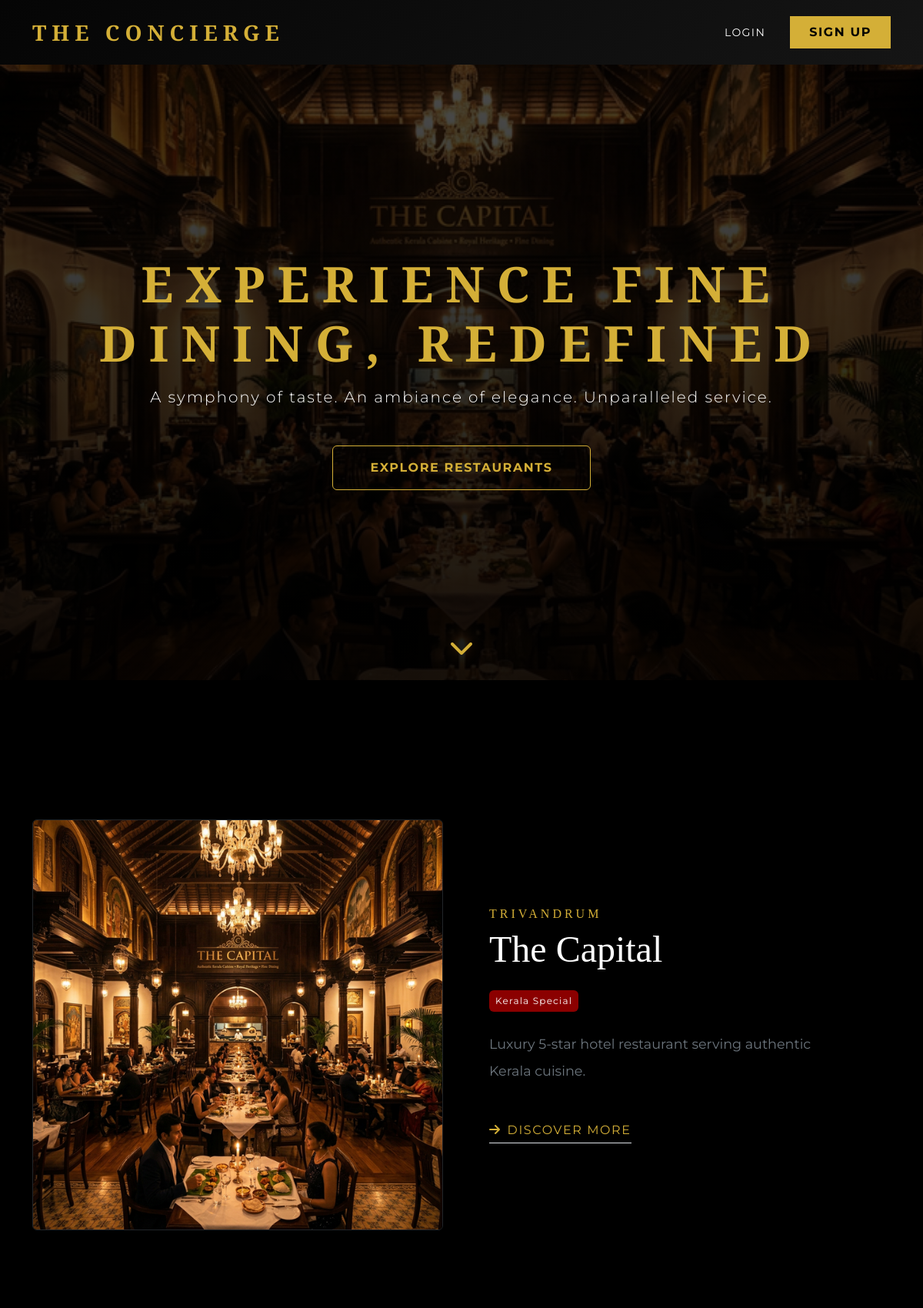
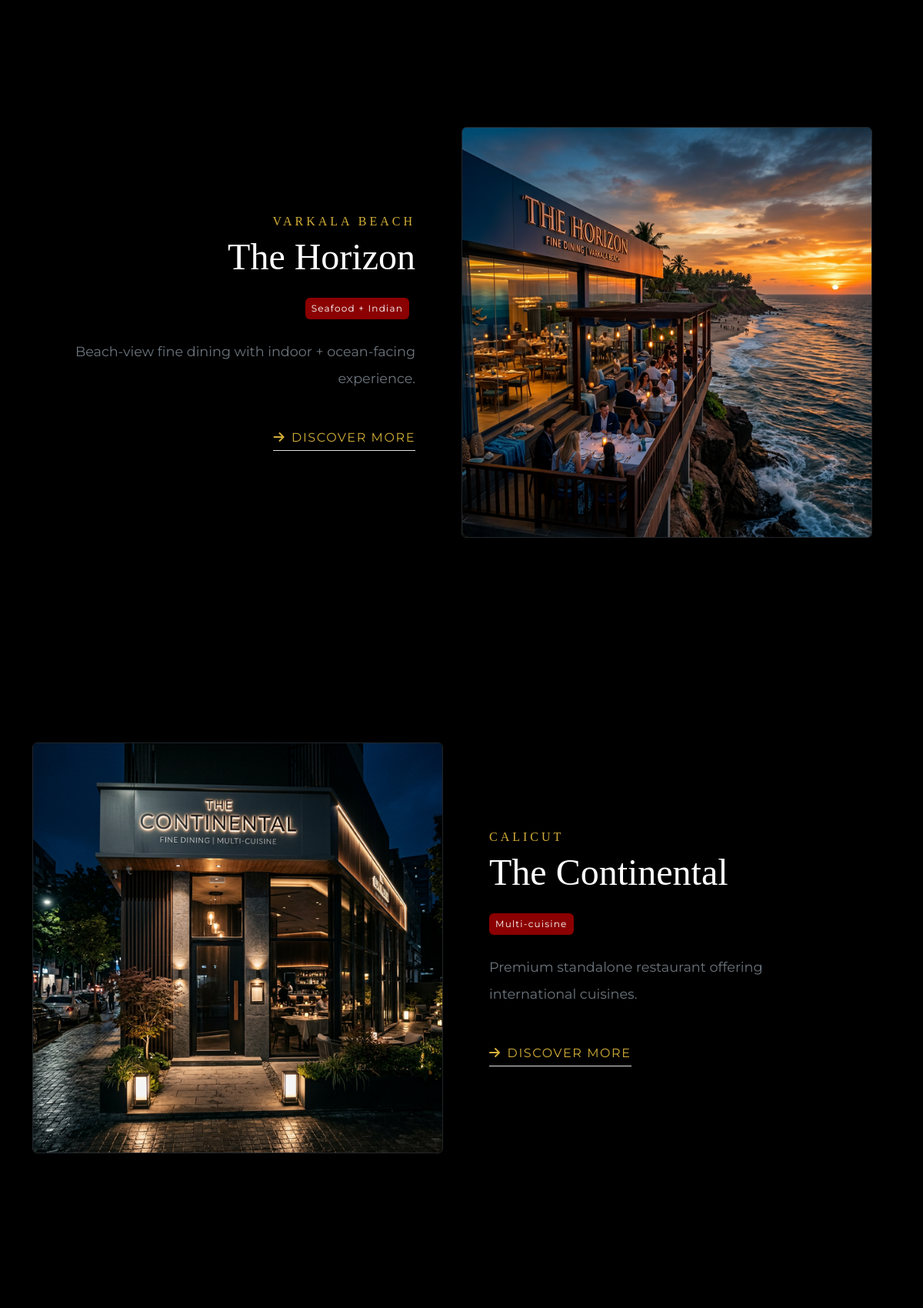
/home/ (upper part), run on the app's committed database (2 pictures, top to bottom).
### core/models.py (models this page shows, shortened)
class Restaurant(models.Model):
    name = models.CharField(max_length=200)
    location = models.CharField(max_length=200)
    description = models.TextField()
    theme = models.CharField(max_length=200)
    cuisine = models.CharField(max_length=200)
    image = models.ImageField(upload_to='restaurants/', null=True, blank=True)

### core/views.py (the view)
# urls.py: path('home/', views.landing, name='landing'),
def landing(request):
    restaurants = Restaurant.objects.all()
    return render(request, 'landing.html', {'restaurants': restaurants})

### templates/landing.html (shortened to what this page needs)
{% extends 'base.html' %}
{% load static %}
{% block content %}
<section
    class="hero-section text-center text-white d-flex flex-column align-items-center justify-content-center position-relative overflow-hidden">
    <div id="heroCarousel" class="carousel slide carousel-fade w-100 h-100 position-absolute top-0 start-0 z-0"
        data-bs-ride="carousel" data-bs-interval="3000">
        <div class="carousel-inner w-100 h-100">
            {% for r in restaurants %}
            <div class="carousel-item {% if forloop.first %}active{% endif %} w-100 h-100">
                <div
                    style="background: linear-gradient(rgba(0, 0, 0, 0.7), rgba(0, 0, 0, 0.9)), url('{% if r.image %}{{ r.image.url }}{% else %}/static/images/placeholder.webp{% endif %}') no-repeat center center/cover; width:100%; height:100%;">
                </div>
            </div>
            {% empty %}
            <div class="carousel-item active w-100 h-100">
                <div
                    style="background: linear-gradient(rgba(0, 0, 0, 0.7), rgba(0, 0, 0, 0.9)), url('/static/images/hero.webp') no-repeat center center/cover; width:100%; height:100%;">
                </div>
            </div>
            {% endfor %}
        </div>
    </div>
    <div class="container position-relative z-1" data-aos="fade-up" data-aos-duration="1500">
        <h1 class="font-secondary display-3 fw-bold tracking-widest text-gold mb-3 text-uppercase">Experience Fine
            Dining, Redefined</h1>
        <p class="lead mb-5 tracking-wider fw-light">A symphony of taste. An ambiance of elegance. Unparalleled service.
        </p>
        <a href="#restaurants"
            class="btn btn-outline-gold px-5 py-3 text-uppercase tracking-wider fw-bold hover-scale">Explore
            Restaurants</a>
    </div>
    <div class="position-absolute bottom-0 mb-4 animate-bounce z-1">
        <a href="#presentation" class="text-gold"><i class="fas fa-chevron-down fa-2x"></i></a>
    </div>
</section>
<section id="presentation" class="bg-black py-5">
    {% for r in restaurants %}
    <div class="container min-vh-100 d-flex align-items-center py-5" data-aos="fade-up" data-aos-duration="1500">
        <div class="row w-100 align-items-center {% if forloop.counter|divisibleby:2 %}flex-row-reverse{% endif %}">
            <div class="col-lg-6 mb-4 mb-lg-0">
                <img src="{% if r.image %}{{ r.image.url }}{% else %}/static/images/placeholder.webp{% endif %}"
                    alt="{{ r.name }}"
                    class="img-fluid border border-dark rounded shadow-lg transition-transform hover-scale">
            </div>
            <div class="col-lg-6 text-{% if forloop.counter|divisibleby:2 %}end{% else %}start{% endif %} px-5">
                <h4 class="text-gold tracking-widest text-uppercase fs-6 mb-2">{{ r.location }}</h4>
                <h2 class="font-secondary display-5 text-white mb-4">{{ r.name }}</h2>
                <div class="mb-4">
                    <span class="badge bg-dark-red p-2 me-2 tracking-wider fw-normal">{{ r.cuisine }}</span>
                </div>
                <p class="text-secondary lh-lg mb-5" style="font-size: 1.1rem;">{{ r.description }}</p>
                <a href="{% url 'restaurant_detail' r.id %}"
                    class="text-gold text-uppercase tracking-wider hover-scale d-inline-block border-bottom border-gold pb-1"><i
                        class="fas fa-arrow-right me-2"></i>Discover More</a>
            </div>
        </div>
    </div>
    {% endfor %}
</section>
{% endblock %}

### templates/base.html (shortened to what this page needs)
{% load static %}
<!DOCTYPE html>
<html lang="en">
<head>
    <link href="https://cdn.jsdelivr.net/npm/bootstrap@5.3.3/dist/css/bootstrap.min.css" rel="stylesheet">
    <link href="https://unpkg.com/aos@2.3.1/dist/aos.css" rel="stylesheet">
    <link rel="stylesheet" href="https://cdnjs.cloudflare.com/ajax/libs/font-awesome/6.4.0/css/all.min.css">
    <link rel="stylesheet" href="{% static 'css/style.css' %}">
</head>
<body class="bg-black text-light font-primary d-flex flex-column min-vh-100">
    {% if request.path != '/' %}
    <nav class="navbar navbar-expand-lg navbar-dark bg-black-gradient sticky-top">
        <div class="container py-2">
            <a class="navbar-brand text-gold font-secondary fs-3 fw-bold tracking-widest" href="{% url 'landing' %}">THE
                CONCIERGE</a>
            <div class="collapse navbar-collapse justify-content-end" id="navbarNav">
                <ul class="navbar-nav align-items-center">
                    {% if user.is_authenticated %}
                    <li class="nav-item">
                        <a class="nav-link text-white text-uppercase tracking-wider fs-7 mx-2 hover-gold"
                            href="{% url 'profile' %}">Profile</a>
                    </li>
                    {% if user.is_staff %}
                    <li class="nav-item">
                        <a class="nav-link text-gold text-uppercase tracking-wider fs-7 mx-2 hover-gold"
                            href="{% url 'admin_dashboard' %}">
                            <i class="fas fa-lock me-2"></i>Admin Port
                        </a>
                    </li>
                    {% endif %}
                    <li class="nav-item">
                        <a class="nav-link text-white text-uppercase tracking-wider fs-7 mx-2 hover-gold"
                            href="{% url 'logout' %}">Logout</a>
                    </li>
                    {% else %}
                    <li class="nav-item">
                        <a class="nav-link text-white text-uppercase tracking-wider fs-7 mx-2 hover-gold"
                            href="{% url 'login' %}">Login</a>
                    </li>
                    <li class="nav-item">
                        <a class="btn btn-gold text-black rounded-0 text-uppercase tracking-wider fw-bold px-4 py-2 ms-3 hover-scale"
                            href="{% url 'signup' %}">Sign Up</a>
                    </li>
                    {% endif %}
                </ul>
            </div>
        </div>
    </nav>
    {% endif %}
    <main class="flex-grow-1">
        {% block content %}
        {% endblock %}
    </main>
</body>
</html>

### static/css/style.css (style rules this page uses)
:root { --gold: #D4AF37; --dark-red: #8B0000; --black: #050505; --black-gradient: #111111; --white: #F8F8F8; --grey: #333333; }
body { background-color: var(--black); color: var(--white); font-family: 'Montserrat', sans-serif; margin: 0; padding: 0; overflow-x: hidden; }
h1, h2, h3, h4, h5, h6, .font-secondary { font-family: 'Playfair Display', serif; }
.text-gold { color: var(--gold) !important; }
.bg-dark-red { background-color: var(--dark-red) !important; }
.bg-black-gradient { background: linear-gradient(135deg, #050505 0%, #151515 100%) !important; }
.tracking-widest { letter-spacing: 0.25em; }
.tracking-wider { letter-spacing: 0.1em; }
.fs-7 { font-size: 0.875rem; }
a { text-decoration: none; transition: all 0.3s ease; }
.btn-gold { background-color: var(--gold); color: var(--black); border: 1px solid var(--gold); transition: all 0.3s ease; }
.btn-outline-gold { background-color: transparent; color: var(--gold); border: 1px solid var(--gold); transition: all 0.3s ease; }
.hover-scale { transition: transform 0.3s ease; }
.hero-section { position: relative; height: 100vh; display: flex; align-items: center; justify-content: center; }

### templates/landing.html (style rules this page uses)
.animate-bounce { animation: bounce 2s infinite; }
html { scroll-behavior: smooth; }

### data on the page
Restaurant: image (picture), location "TRIVANDRUM", name "The Capital", cuisine "Kerala Special", description "Luxury 5-star hotel restaurant serving authentic Kerala cuisine."
Restaurant: image (picture), location "VARKALA BEACH", name "The Horizon", cuisine "Seafood + Indian", description "Beach-view fine dining with indoor + ocean-facing experience."
Restaurant: image (picture), location "CALICUT", name "The Continental", cuisine "Multi-cuisine", description "Premium standalone restaurant offering international cuisines."
